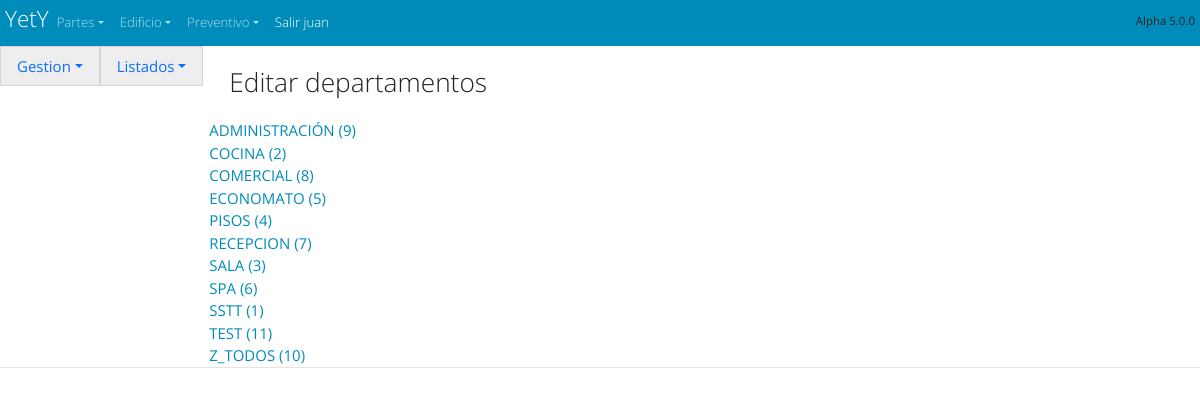
The page /espacios/Departamentos_list/ (signed in) on the database its author committed.
### espacios/models.py (models this page shows, shortened)
class Departamentos (models.Model):
    nombre=models.CharField(default='' ,null=False,max_length=50,verbose_name='Nombre del departamento', blank=False)
    class Meta:
            ordering = ["nombre"]

### espacios/views.py (the view)
class Departamentos_list (ListView): # Lista de departamentos
    model = Departamentos
    fields= ['nombre',id]
    template_name = 'Departamentos_list.html'
    ordering = ['nombre']
    paginate_by = 25
    context_object_name = 'list' # Esto es lo que envía al template

### espacios/templates/Departamentos_list.html
<!doctype html>
<html lang="es">
  {% extends "start.html" %}
  {% block content %}
  {% load static %}
  {% include 'navbar_espacios.html'%}
<form method="POST" class="post-form">{% csrf_token %}
{% load static %}
<div class="container_fluid" style="padding-left: 5px" >
  <div style= "display: flex ;  padding: 5px; justify-content :center; text-align: center; ">
    <h3>Editar departamentos</h3>
</div>
{% for  list in list  %}
  <div class="row">
   <div style= 'padding-left: 1rem;'>  <a href="/espacios/Departamento/{{ list.id }}" >{{ list.nombre }} ({{ list.id }})</a>  </div>
   </div>
{% endfor %}
</div>
</form>
{% endblock %}

### cabecera/templates/navbar_start.html (shortened to what this page needs)
<body>
  <nav  class="navbar navbar-expand navbar-dark bg-primary" style="margin: 0px; padding: 5px" >
    <div class="container-fluid">
      <a  class="navbar-brand" style="margin: 0px; padding: 0px" href="/"><hgroup style="margin: 0px; padding: 0px"><h4 >YetY </h4>  </hgroup></a>
      {% if  user.is_authenticated %}
  <div  class="collapse navbar-collapse" id="navbarColor01">
        <ul class="navbar-nav me-auto">
          <li class="nav-item dropdown">
            <a class="nav-link dropdown-toggle" data-bs-toggle="dropdown" href="#" role="button" aria-haspopup="true" aria-expanded="false">Partes</a>
          </li>
          <li class="nav-item dropdown">
            <a class="nav-link dropdown-toggle" data-bs-toggle="dropdown" href="#" role="button" aria-haspopup="true" aria-expanded="false">Edificio</a>
          </li>
          <li class="nav-item dropdown">
            <a class="nav-link dropdown-toggle" data-bs-toggle="dropdown" href="#" role="button" aria-haspopup="true" aria-expanded="false">Preventivo</a>
          </li>
          <li class="nav-item active">
            <a class="nav-link " href="/accounts/logout/ " >Salir {{ user }}</a>
          </li>
        </ul>
        <h6> <small><small> Alpha 5.0.0  </small></small></h6>
      </div>
    </div>
    {% endif %}
  </nav>
</body>

### cabecera/static/css/start.css (style rules this page uses)
h1, h2, h3 { text-align: center; margin: 1rem; }

### rows shown on the page
Departamentos: nombre "ADMINISTRACIÓN", id "9"
Departamentos: nombre "COCINA", id "2"
Departamentos: nombre "COMERCIAL", id "8"
Departamentos: nombre "ECONOMATO", id "5"
Departamentos: nombre "PISOS", id "4"
Departamentos: nombre "RECEPCION", id "7"
Departamentos: nombre "SALA", id "3"
Departamentos: nombre "SPA", id "6"
Departamentos: nombre "SSTT", id "1"
Departamentos: nombre "TEST", id "11"
Departamentos: nombre "Z_TODOS", id "10"

### other values the page prints
{{ user }} "juan"
